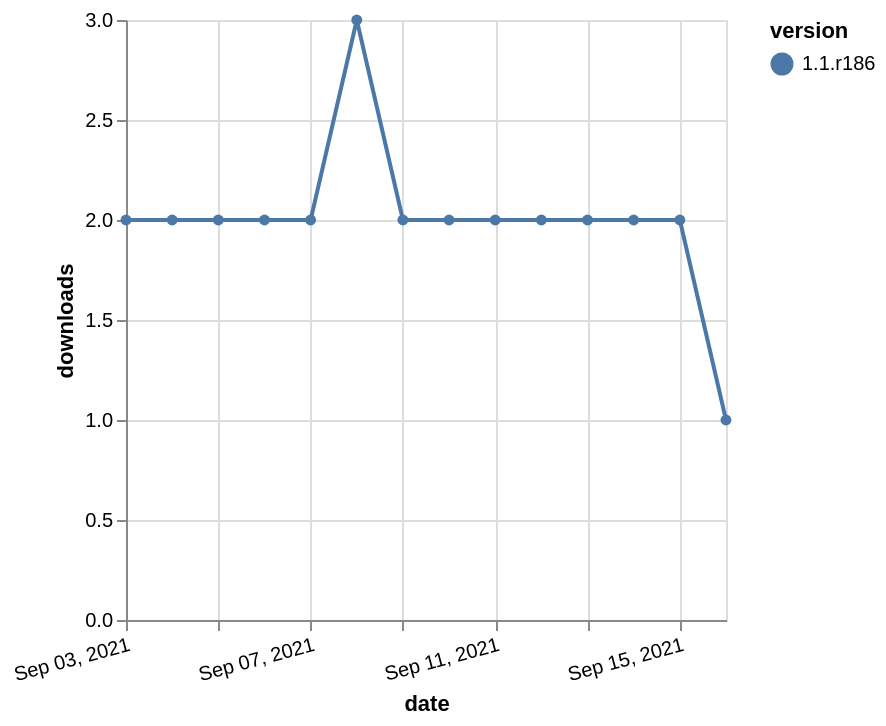

Vega-Lite specification for this chart:
### Vega-Lite specification from a JSON file in a GitHub repository (floating-point values rounded to 4 significant figures)
{"$schema": "https://vega.github.io/schema/vega-lite/v5.json", "description": "A simple bar chart with embedded data.", "data": {"values": [{"date": "2021-09-03", "total": 2524, "delta": 2, "version": "1.1.r186"}, {"date": "2021-09-04", "total": 2526, "delta": 2, "version": "1.1.r186"}, {"date": "2021-09-05", "total": 2528, "delta": 2, "version": "1.1.r186"}, {"date": "2021-09-06", "total": 2530, "delta": 2, "version": "1.1.r186"}, {"date": "2021-09-07", "total": 2532, "delta": 2, "version": "1.1.r186"}, {"date": "2021-09-08", "total": 2535, "delta": 3, "version": "1.1.r186"}, {"date": "2021-09-09", "total": 2537, "delta": 2, "version": "1.1.r186"}, {"date": "2021-09-10", "total": 2539, "delta": 2, "version": "1.1.r186"}, {"date": "2021-09-11", "total": 2541, "delta": 2, "version": "1.1.r186"}, {"date": "2021-09-12", "total": 2543, "delta": 2, "version": "1.1.r186"}, {"date": "2021-09-13", "total": 2545, "delta": 2, "version": "1.1.r186"}, {"date": "2021-09-14", "total": 2547, "delta": 2, "version": "1.1.r186"}, {"date": "2021-09-15", "total": 2549, "delta": 2, "version": "1.1.r186"}, {"date": "2021-09-16", "total": 2550, "delta": 1, "version": "1.1.r186"}]}, "width": "container", "mark": {"type": "line", "point": {"filled": true}}, "encoding": {"x": {"field": "date", "type": "temporal", "timeUnit": "yearmonthdate", "title": "date", "axis": {"labelAngle": -15}}, "y": {"field": "delta", "type": "quantitative", "title": "downloads"}, "color": {"field": "version", "type": "nominal"}, "tooltip": {"field": "delta"}}}
